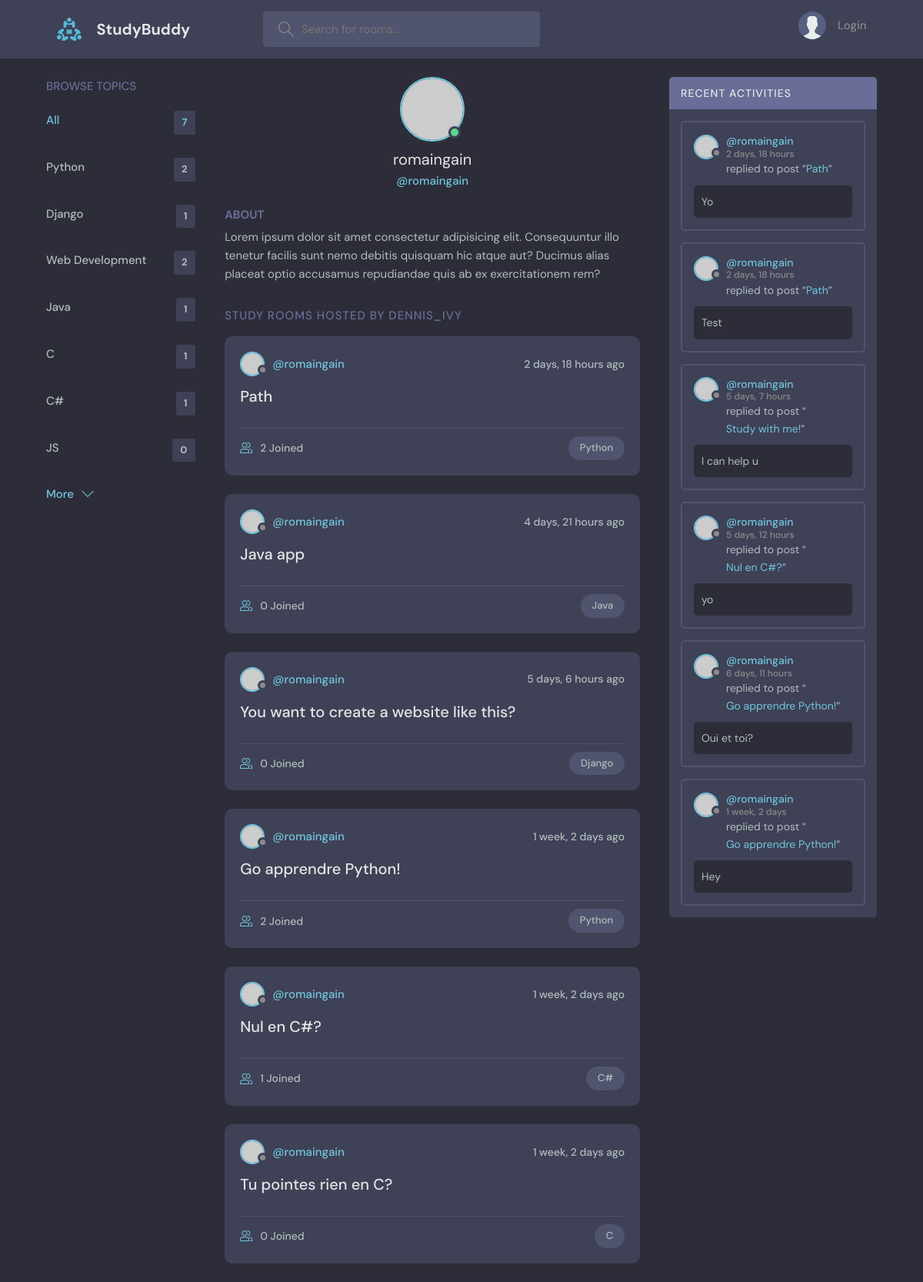
Page /profile/1/ on the committed database.
### base/models.py (models this page shows, shortened)
class Topic(models.Model):
    name = models.CharField(max_length=200)

class Room(models.Model):
    host = models.ForeignKey(User, on_delete=models.SET_NULL, null= True)
    topic = models.ForeignKey(Topic, on_delete = models.SET_NULL, null=True)
    name = models.CharField(max_length=200)
    description = models.TextField(null=True, blank= True)
    participants = models.ManyToManyField(User, related_name='participants', blank=True)
    updated = models.DateTimeField(auto_now=True)
    created = models.DateTimeField(auto_now_add=True)
    class Meta:
        ordering = ['-updated', '-created']
    def __str__(self):
        return self.name

class Message(models.Model):
    user = models.ForeignKey(User, on_delete=models.CASCADE)
    room = models.ForeignKey(Room, on_delete = models.CASCADE)
    body = models.TextField()
    updated = models.DateTimeField(auto_now=True)
    created = models.DateTimeField(auto_now_add=True)
    def __str__(self):
        return self.body[0:50]
    class Meta:
        ordering = ['-updated', '-created']

### base/views.py (the view)
# urls.py: path('profile/<str:pk>/', views.userProfile, name="user-profile"),
def userProfile(request, pk):
    user = User.objects.get(id=pk)
    rooms = user.room_set.all()
    room_messages = user.message_set.all()
    topics = Topic.objects.all()
    context = {'user' : user, 'rooms' : rooms, 'room_messages' : room_messages, 'topics' : topics}
    return render(request, 'base/profile.html', context)

### base/templates/base/profile.html (shortened to what this page needs)
{% extends 'main.html' %} {% block content %}
  <main class="profile-page layout layout--3">
    <div class="container">
      {% include 'base/topics_component.html' %}
      <div class="roomList">
        <div class="profile">
          <div class="profile__avatar">
            <div class="avatar avatar--large active">
              <img src="https://randomuser.me/api/portraits/men/11.jpg" />
            </div>
          </div>
          <div class="profile__info">
            <h3>{{user.username}}</h3>
            <p>@{{user.username}}</p>
          </div>
          <div class="profile__about">
            <h3>About</h3>
            <p>
              Lorem ipsum dolor sit amet consectetur adipisicing elit. Consequuntur illo tenetur
              facilis sunt nemo debitis quisquam hic atque aut? Ducimus alias placeat optio
              accusamus repudiandae quis ab ex exercitationem rem?
            </p>
          </div>
        </div>
        <div class="roomList__header">
          <div>
            <h2>Study Rooms Hosted by dennis_ivy</a>
            </h2>
          </div>
        </div>
        {% include 'base/feed_component.html' %}
      </div>
      {% include 'base/activity_component.html' %}
    </div>
  </main>
{% endblock content %}

### base/templates/base/topics_component.html
<div class="topics">
      <div class="topics__header">
            <h2>Browse Topics</h2>
      </div>
      <ul class="topics__list">
            <li>
                  <a href="{% url 'home' %}" class="active"
                        >All <span>{{topics.count}}</span></a
                  >
            </li>
            {% for topic in topics %}
            <li>
                  <a href="{% url 'home' %}?q={{topic.name}}"
                        >{{topic.name}}
                        <span>{{topic.room_set.all.count}}</span></a
                  >
            </li>
            {% endfor %}
      </ul>
      <a class="btn btn--link" href="{% url 'topics' %}">
            More
            <svg
                  version="1.1"
                  xmlns="http://www.w3.org/2000/svg"
                  width="32"
                  height="32"
                  viewBox="0 0 32 32"
            >
                  <title>chevron-down</title>
                  <path d="M16 21l-13-13h-3l16 16 16-16h-3l-13 13z"></path>
            </svg>
      </a>
</div>

### base/templates/base/feed_component.html (shortened to what this page needs)
{% for room in rooms %}
<div class="roomListRoom">
      <div class="roomListRoom__header">
            <a
                  href="{% url 'user-profile' room.host.id %}"
                  class="roomListRoom__author"
            >
                  <div class="avatar avatar--small">
                        <img
                              src="https://randomuser.me/api/portraits/women/11.jpg"
                        />
                  </div>
                  <span>@{{room.host.username}}</span>
            </a>
            <div class="roomListRoom__actions">
                  <span>{{room.created|timesince}} ago</span>
            </div>
      </div>
      <div class="roomListRoom__content">
            <a href="{% url 'room' room.id %}">{{room.name}}</a>
      </div>
      <div class="roomListRoom__meta">
            <a href="{% url 'room' room.id %}" class="roomListRoom__joined">
                  {{room.participants.all.count}} Joined
            </a>
            <p class="roomListRoom__topic">{{room.topic.name}}</p>
      </div>
</div>
{% endfor %}

### base/templates/base/activity_component.html (shortened to what this page needs)
<div class="activities">
      <div class="activities__header">
            <h2>Recent Activities</h2>
      </div>
      {% for message in room_messages %}
      <div class="activities__box">
            <div class="activities__boxHeader roomListRoom__header">
                  <a
                        href="{% url 'user-profile' message.user.id %}"
                        class="roomListRoom__author"
                  >
                        <div class="avatar avatar--small">
                              <img
                                    src="https://randomuser.me/api/portraits/women/11.jpg"
                              />
                        </div>
                        <p>
                              @{{message.user}}
                              <span>{{message.created|timesince}}</span>
                        </p>
                  </a>
            </div>
            <div class="activities__boxContent">
                  <p>
                        replied to post “<a
                              href="{% url 'room' message.room.id %}"
                              >{{message.room}}</a
                        >”
                  </p>
                  <div class="activities__boxRoomContent">{{message}}</div>
            </div>
      </div>
      {% endfor %}
</div>

### rows in the picture
Topic: name "Python", room_set.all.count "2"
Topic: name "Django", room_set.all.count "1"
Topic: name "Web Development", room_set.all.count "2"
Topic: name "Java", room_set.all.count "1"
Topic: name "C", room_set.all.count "1"
Topic: name "C#", room_set.all.count "1"
Topic: name "JS", room_set.all.count "0"
Room: host.username "romaingain", created "2 days, 18 hours", name "Path", participants.all.count "2", topic.name "Python"
Room: host.username "romaingain", created "4 days, 21 hours", name "Java app", participants.all.count "0", topic.name "Java"
Room: host.username "romaingain", created "5 days, 6 hours", name "You want to create a website like this?", participants.all.count "0", topic.name "Django"
Room: host.username "romaingain", created "1 week, 2 days", name "Go apprendre Python!", participants.all.count "2", topic.name "Python"
Room: host.username "romaingain", created "1 week, 2 days", name "Nul en C#?", participants.all.count "1", topic.name "C#"
Room: host.username "romaingain", created "1 week, 2 days", name "Tu pointes rien en C?", participants.all.count "0", topic.name "C"
Message: user "romaingain", created "2 days, 18 hours", room "Path", body "Yo"
Message: user "romaingain", created "2 days, 18 hours", room "Path", body "Test"
Message: user "romaingain", created "5 days, 7 hours", room "Study with me!", body "I can help u"
Message: user "romaingain", created "5 days, 12 hours", room "Nul en C#?", body "yo"
Message: user "romaingain", created "6 days, 11 hours", room "Go apprendre Python!", body "Oui et toi?"
Message: user "romaingain", created "1 week, 2 days", room "Go apprendre Python!", body "Hey"

### other values in the picture
{{ topics.count }} "7"
{{ user.username }} "romaingain"
